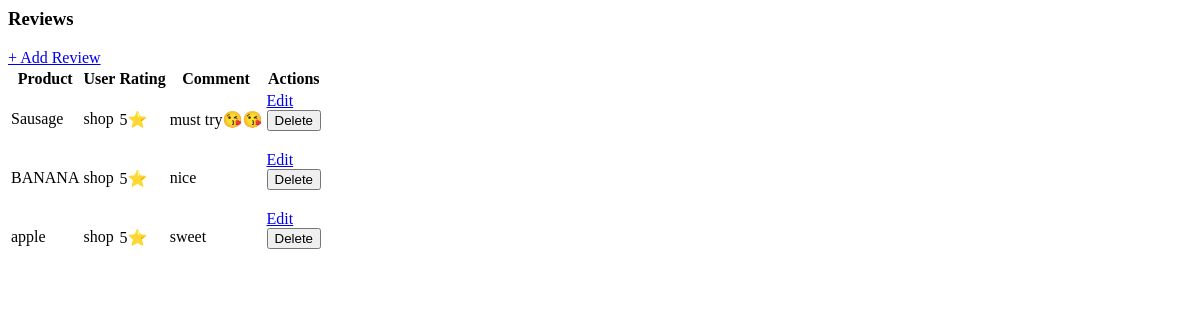
/dashboard/reviews/ (signed in), run on an earlier commit of the app's database.
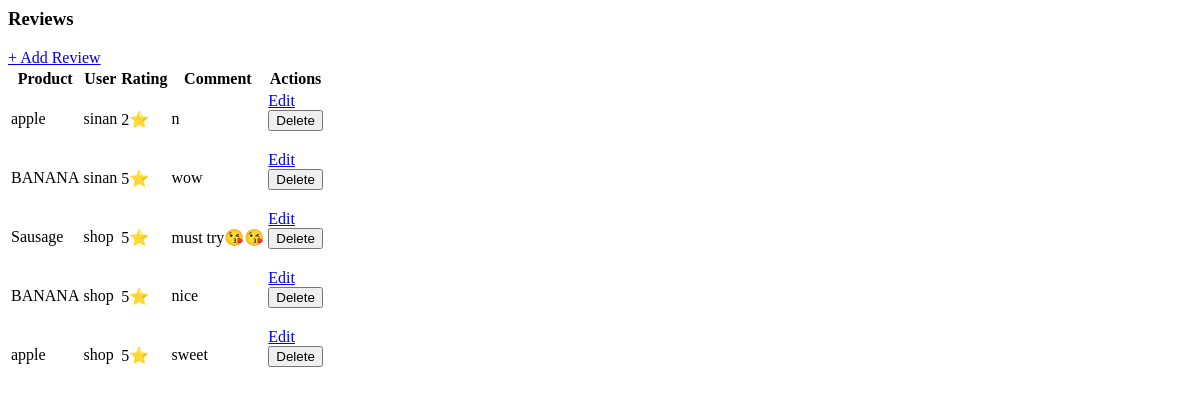
And on a later commit of the database.
### shop/models.py (models this page shows, shortened)
class Review(models.Model):
    product = models.ForeignKey(Product, on_delete=models.CASCADE, related_name='reviews')
    user = models.ForeignKey(User, on_delete=models.CASCADE)
    rating = models.PositiveSmallIntegerField(choices=[(i, i) for i in range(1, 6)])
    comment = models.TextField(blank=True)
    created_at = models.DateTimeField(auto_now_add=True)

class Product(models.Model):
    category = models.ForeignKey(Category, on_delete=models.CASCADE, related_name='products')
    name = models.CharField(max_length=255)
    slug = models.SlugField(unique=True ,blank=True)
    description = models.TextField()
    price = models.DecimalField(max_digits=10, decimal_places=2)
    discount_price = models.DecimalField(max_digits=10, decimal_places=2, null=True, blank=True)
    image = models.ImageField(upload_to='products/')
    is_featured = models.BooleanField(default=False)
    sold_count = models.PositiveIntegerField(default=0)
    created_at = models.DateTimeField(auto_now_add=True)
    views = models.PositiveIntegerField(default=1)
    available = models.BooleanField(default=True)
    stock = models.PositiveIntegerField(default=0)

### dashboard/views.py (the view)
# urls.py: path('reviews/', views.review_list, name='review_list'),
@staff_member_required
def review_list(request):
    reviews = Review.objects.all().order_by('-created_at')
    return render(request, 'dashboard/review_list.html', {'reviews': reviews})

### dashboard/templates/dashboard/review_list.html (shortened to what this page needs)
<h3>Reviews</h3>
<a href="{% url 'dashboard:review_add' %}" class="btn btn-success btn-sm mb-2">+ Add Review</a>
<table class="table table-striped">
    <thead>
        <tr>
            <th>Product</th>
            <th>User</th>
            <th>Rating</th>
            <th>Comment</th>
            <th>Actions</th>
        </tr>
    </thead>
    <tbody>
    {% for review in reviews %}
        <tr>
            <td>{{ review.product.name }}</td>
            <td>{{ review.user.username }}</td>
            <td>{{ review.rating }}⭐</td>
            <td>{{ review.comment|truncatechars:50 }}</td>
            <td>
                <a href="{% url 'dashboard:review_edit' review.id %}" class="btn btn-warning btn-sm">Edit</a>
                <form action="{% url 'dashboard:review_delete' review.id %}" method="post" class="d-inline">
                    <button type="submit" class="btn btn-danger btn-sm">Delete</button>
                </form>
            </td>
        </tr>
    {% empty %}
        <tr>
            <td colspan="5" class="text-center text-muted">No reviews found</td>
        </tr>
    {% endfor %}
    </tbody>
</table>

What changed in the data, as far as the page shows it:
added Review: product.name "apple", user.username "sinan", rating "2", comment "n"
added Review: product.name "BANANA", user.username "sinan", rating "5", comment "wow"
